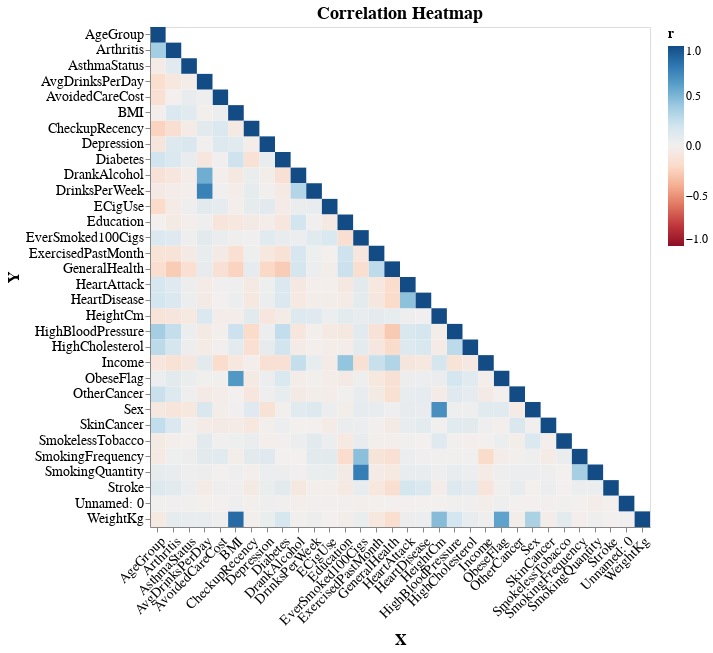

Source (notebook cell):
### Markdown cell above
### Heart disease VS numeric variables (heatmap)

### Code cell
#Create (pearson) correlation matrics for numeric columns including binary and ordinal
corr_df = train_df[bin_col + quant_col + ord_col + [TARGET_COL]].corr(numeric_only=True).reset_index(names=['X']).melt(id_vars=['X'],var_name='Y',value_name='r')

corr_df = corr_df[corr_df['X'] <= corr_df['Y']]
heatmap = alt.Chart(corr_df).mark_rect().encode(
    x=alt.X('X:O', title='X'),
    y=alt.Y('Y:O', title='Y'),
    color=alt.Color('r:Q', scale=alt.Scale(scheme='redblue', domain=(-1, 1))),
    tooltip=['X', 'Y', 'r']
).properties(
    title='Correlation Heatmap',
    width=500,
    height=500
)
heatmap = apply_alt_config(heatmap)
heatmap

### Figure 1 — Vega-Lite specification as saved in the notebook (floating-point values rounded to 4 significant figures; data arrays with more than 128 entries replaced by an {"elided": "..."} marker saying what was removed)
{"$schema": "https://vega.github.io/schema/vega-lite/v5.20.1.json", "config": {"axis": {"labelFontSize": 14, "titleFontSize": 16}, "axisX": {"labelAngle": -45}, "legend": {"labelFontSize": 12, "titleFontSize": 14}, "title": {"anchor": "middle", "fontSize": 18}, "view": {"continuousHeight": 300, "continuousWidth": 300}}, "data": {"name": "data-724325ba86f5f6d6083607d0c86331b6"}, "datasets": {"data-724325ba86f5f6d6083607d0c86331b6": {"elided": "528 records"}}, "encoding": {"color": {"field": "r", "scale": {"domain": [-1, 1], "scheme": "redblue"}, "type": "quantitative"}, "tooltip": [{"field": "X", "type": "nominal"}, {"field": "Y", "type": "nominal"}, {"field": "r", "type": "quantitative"}], "x": {"field": "X", "title": "X", "type": "ordinal"}, "y": {"field": "Y", "title": "Y", "type": "ordinal"}}, "height": 500, "mark": {"type": "rect"}, "title": "Correlation Heatmap", "width": 500}
